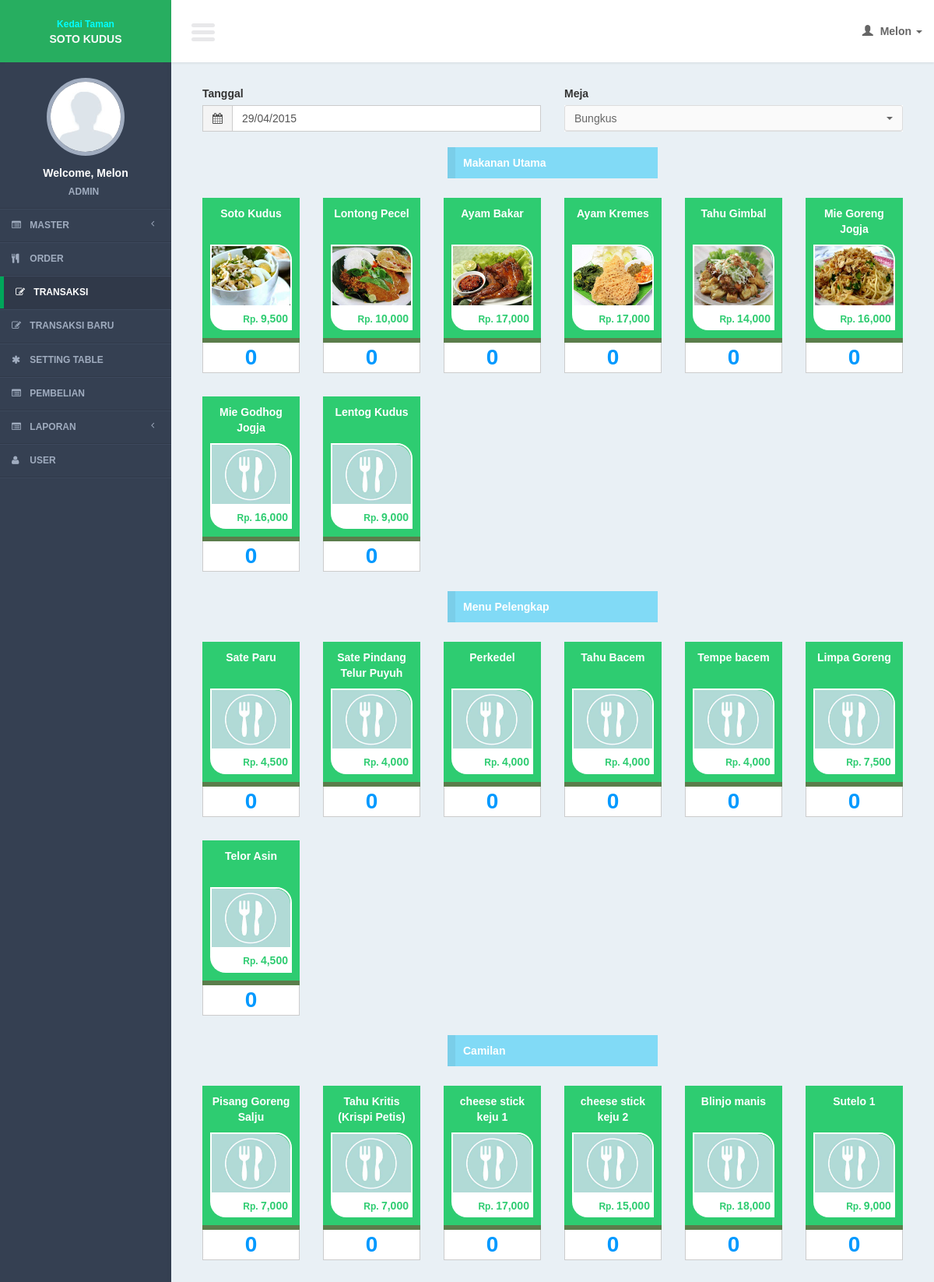
/controllers/transaction.php (signed in, upper part), run on the app's committed database.
### tables this page shows
CREATE TABLE IF NOT EXISTS `tables` (
`table_id` int(11) NOT NULL,
  `building_id` int(11) NOT NULL,
  `table_name` varchar(100) NOT NULL,
  `data_x` int(11) NOT NULL,
  `data_y` int(11) NOT NULL
);

CREATE TABLE IF NOT EXISTS `menu_types` (
`menu_type_id` int(11) NOT NULL,
  `menu_type_name` varchar(100) NOT NULL
);

CREATE TABLE IF NOT EXISTS `menus` (
`menu_id` int(11) NOT NULL,
  `menu_type_id` int(11) NOT NULL,
  `menu_name` varchar(100) NOT NULL,
  `menu_original_price` int(11) NOT NULL,
  `menu_margin_price` int(11) NOT NULL,
  `menu_price` int(11) NOT NULL,
  `menu_img` text NOT NULL,
  `partner_id` int(11) NOT NULL
);

### lib/function.php (called while the page is built, shortened)
<?php
function get_header($title = ""){
	include '../views/layout/header.php';
}
function get_footer($query_find = 0){
	include '../views/layout/footer.php';
}
function format_date($date){
	if($date == "0000-00-00"){
		return "-";
	}else{
		$date = explode("-", $date);
		$new_date = $date[2]."/".$date[1]."/".$date[0];
		return $new_date;
	}
}
	?>

### models/transaction_model.php (called while the page is built, shortened)
<?php
function select_cat(){
	$query = mysql_query("select * from menu_types order by menu_type_id");
	return $query;
}
?>

### views/transaction/list.php (the view, shortened to what this page needs)
 <form action="<?= $action ?>" method="post" enctype="multipart/form-data" role="form">
                <section class="content">
<div class="container">
			<section class="color-2">
            <div class="row">
            <div class="col-xs-6">
            <div class="form-group">
             <label>Tanggal </label>
             <div class="input-group">
                                            <div class="input-group-addon">
                                                <i class="fa fa-calendar"></i>
                                            </div>
                                            <input type="text" required class="form-control pull-right" id="date_picker1" name="i_date" value="<?= $date ?>"/>
                                        </div>
            </div>
            </div>
             <div class="col-xs-6">
             <div class="form-group">
                                         <label>Meja </label>
                                        <select name="i_table_id" id="i_table_id"  class="selectpicker show-tick form-control" data-live-search="true" onChange="load_data_history(this.value)" >
                                        <?php
                                        $query_table = mysql_query("select a.*, b.building_name
																	from tables a
																	left join buildings b on b.building_id = a.building_id
																	order by table_id
																	");
                                        while($row_table = mysql_fetch_array($query_table)){
                                        ?>
                                        <option value="<?= $row_table['table_id']?>" <?php if($row_table['table_id'] == $table_id){ ?> selected="selected"<?php }?>><?php
										if($row_table['table_id'] != 0){
											$building = " (".$row_table['building_name'].")";
										}else{
											$building= "";
										}
										echo $row_table['table_name'].$building; ?></option>
                                        <?php
                                        }
                                        ?>
                                        </select>
                                      	</div>
            </div>
            </div>
               <div class="row">
               <?php
                while($row_cat = mysql_fetch_array($query_cat)){
			   ?>
                <div class="col-xs-12">
                <div class="otheader_title"><?= $row_cat['menu_type_name']?></div>
                </div>
				<p>
                 <?php
										   $query = mysql_query("select * from menus where menu_type_id = '".$row_cat['menu_type_id']."' order by menu_id");
                                            while($row = mysql_fetch_array($query)){
                                            ?>
                     <div class="col-xs-2" style="margin-bottom:15px;">
					<button type="button" class="btn_click btn-new btn-2new" onClick="add_menu(<?= $row['menu_id']?>)"><div class="title_menu" id="title_menu_<?= $row['menu_id']?>"><?= $row['menu_name'] ?></div>
                    <?php
                    $gambar = ($row['menu_img']) ? $row['menu_img'] : "default.jpg";
					?>
                    <div class="img_menu"><img src="../img/menu/<?= $gambar ?>" id="i_click_<?= $row['menu_id'] ?>" /></div>
					<div class="price_menu">
					<span>Rp. </span><?= number_format($row['menu_price'], 0) ?>
                   </div>
                    </button>
                  	  <input required type="text" name="i_jumlah_<?= $row['menu_id'] ?>" id="i_jumlah_<?= $row['menu_id'] ?>" class="form-control text_menu" value="0" onchange="edit_menu(<?= $row['menu_id'] ?>)"/>
                      </div>
                    <?php
                                            }
                                            ?>
				</p>
                  <?php
				}
				  ?>
				 </div>
			</section>
		</div>
                </section>
              </form>

### css/AdminLTE.css (style rules this page uses)
html { font-family: 'Source Sans Pro', sans-serif; -webkit-font-smoothing: antialiased; min-height: 100%; background: #E9F0F5; }
body { font-family: 'Source Sans Pro', sans-serif; -webkit-font-smoothing: antialiased; min-height: 100%; background: #E9F0F5; }
.content { padding: 30px 10px; }
img { max-width: 100%important; }
.form-control { -webkit-border-radius: 0px !important; -moz-border-radius: 0px !important; border-radius: 0px !important; box-shadow: none; }
.input-group .input-group-addon { border-radius: 0; background-color: #f4f4f4; }
.img_menu { width:100%; border:2px solid #fff; border-top-right-radius:20px; position:relative; min-height:100%; }
.img_menu img { max-width: 100%; width: 100%; height: auto; border-top-right-radius:20px; }
.text_menu { text-align:center; width:100%; font-size:2em; font-weight:bold; height:40px; margin-top:5px; color:#09F; }
.title_menu { height:50px; }
.price_menu { padding:5px; background:#fff; color:#2ECC71; border-bottom-left-radius:20px; text-align:right; }
.price_menu span { font-size:12px; }
.otheader_title { background-color:#81daf6; border-left-color:#7acee9; border-left-style:solid; border-left-width:10px; color:#FFFFFF; font-weight:bold; padding:10px 5px 10px 10px; width:30%; margin-top:10px; margin-bottom:10px; margin-left:auto; margin-right:auto; }

### css/button/component.css (style rules this page uses)
.btn_click { border: none; font-family: inherit; font-size: inherit; color: inherit; background: none; cursor: pointer; padding: 10px; display: inline-block; margin-top:15px; font-weight: 700; outline: none; position: relative; -webkit-transition: all 0.3s; -moz-transition: all 0.3s; transition: all 0.3s; width:100%; }
.btn-new { background: #2ECC71; color: #fff; box-shadow: 0 6px #5B7D4B; -webkit-transition: none; -moz-transition: none; transition: none; }

### css/tooltip/tooltip-classic.css (style rules this page uses)
html, body { margin:0; height:100%; }

### data on the page
tables: table_name "Bungkus"
menu_types: menu_type_name "Makanan Utama"
menus: menu_name "Soto Kudus", menu_img (picture), menu_price "9,500"
menus: menu_name "Lontong Pecel", menu_img (picture), menu_price "10,000"
menus: menu_name "Ayam Bakar", menu_img (picture), menu_price "17,000"
menus: menu_name "Ayam Kremes", menu_img (picture), menu_price "17,000"
menus: menu_name "Tahu Gimbal", menu_img (picture), menu_price "14,000"
menus: menu_name "Mie Goreng Jogja", menu_img (picture), menu_price "16,000"
menus: menu_name "Mie Godhog Jogja", menu_price "16,000"
menus: menu_name "Lentog Kudus", menu_price "9,000"
menu_types: menu_type_name "Menu Pelengkap"
menus: menu_name "Sate Paru", menu_price "4,500"
menus: menu_name "Sate Pindang Telur Puyuh", menu_price "4,000"
menus: menu_name "Perkedel", menu_price "4,000"
menus: menu_name "Tahu Bacem", menu_price "4,000"
menus: menu_name "Tempe bacem", menu_price "4,000"
menus: menu_name "Limpa Goreng", menu_price "7,500"
menus: menu_name "Telor Asin", menu_price "4,500"
menu_types: menu_type_name "Camilan"
menus: menu_name "Pisang Goreng Salju", menu_price "7,000"
menus: menu_name "Tahu Kritis (Krispi Petis)", menu_price "7,000"
menus: menu_name "cheese stick keju 1", menu_price "17,000"
menus: menu_name "cheese stick keju 2", menu_price "15,000"
menus: menu_name "Blinjo manis", menu_price "18,000"
menus: menu_name "Sutelo 1", menu_price "9,000"

### other printed values
$user_data[0] "Melon"
$user_data[1] "ADMIN"
